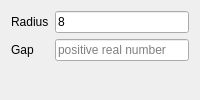
           <widget class="QWidget" name="page_Two_Spheres">
            <layout class="QGridLayout" name="gridLayout_6">
             <item row="0" column="0">
              <layout class="QFormLayout" name="formLayout_7">
               <item row="0" column="0">
                <widget class="QLabel" name="twoSpheresRadiusLabel">
                 <property name="text">
                  <string>Radius</string>
                 </property>
                </widget>
               </item>
               <item row="0" column="1">
                <widget class="QLineEdit" name="twoSpheresRadiusEdit">
                 <property name="text">
                  <string>8</string>
                 </property>
                 <property name="placeholderText">
                  <string>positive real number</string>
                 </property>
                </widget>
               </item>
               <item row="1" column="0">
                <widget class="QLabel" name="twoSpheresGapEdit_2">
                 <property name="text">
                  <string>Gap</string>
                 </property>
                </widget>
               </item>
               <item row="1" column="1">
                <widget class="QLineEdit" name="twoSpheresGapEdit">
                 <property name="text">
                  <string/>
                 </property>
                 <property name="placeholderText">
                  <string>positive real number</string>
                 </property>
                </widget>
               </item>
              </layout>
             </item>
            </layout>
           </widget>
